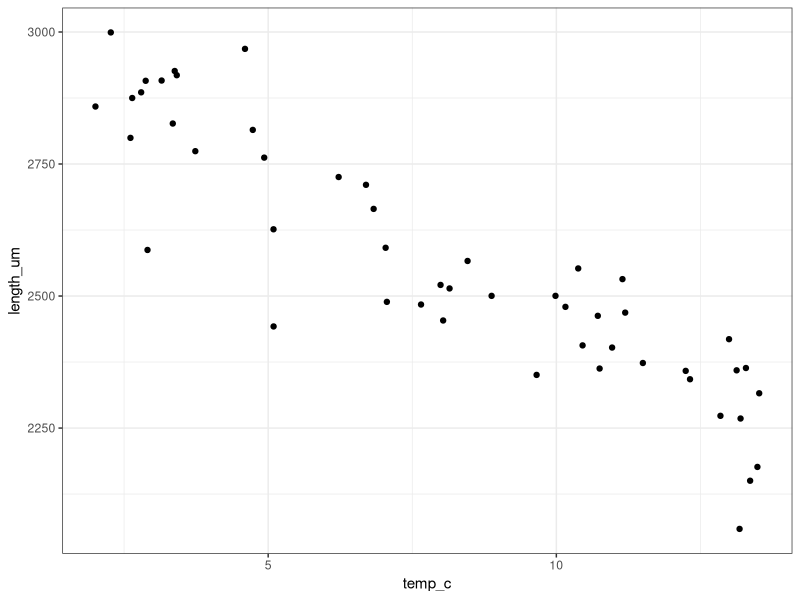

Here is the R script that generated this plot:
## ---- chunk 1
library(tidyverse)
set.seed(222)
theme_set(theme_bw())
## ---- chunk 2
beta_0 <- 3000 # intercept: length of a copepod (in um) when temp is 0 degC
beta_1 <- -55 # slope: change in length per degC
sigma <- 100 # standard deviation of the residuals, the "spread" of the points around the line
n <- 50 # sample size
## ---- chunk 3
temp_c <- runif(n, min = 2, max = 14)
## ---- chunk 4
expected_length_um <- beta_0 + beta_1 * temp_c
## ---- chunk 5
length_um <- rnorm(n, mean = expected_length_um, sd = sigma) 
# notice the mean is the _vector_ of expected values
## ---- chunk 6
# create a tibble
copepods <- tibble(temp_c, length_um)

# visualize the data
ggplot(copepods, aes(temp_c, length_um)) +
    geom_point()
## ---- chunk 7
# length_um is responsing to temp_c
copepod_lm <- lm(length_um ~ temp_c, data = copepods)
## ---- chunk 8
summary(copepod_lm)
## ---- chunk 9
sigma(copepod_lm)
